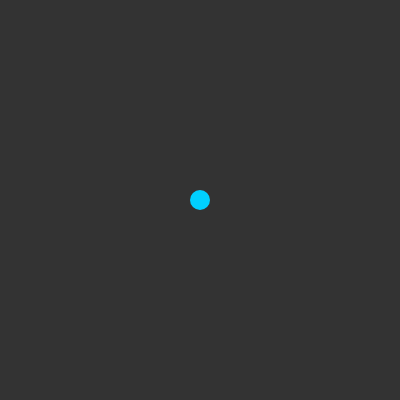
Frame 1 (no input)
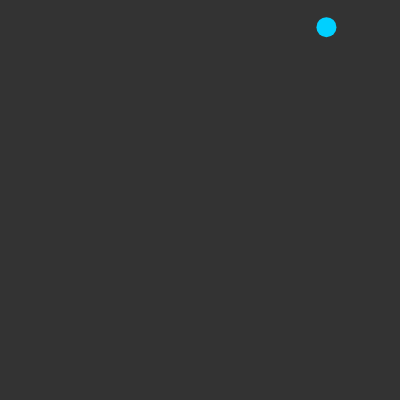
Frame 60 (no input)
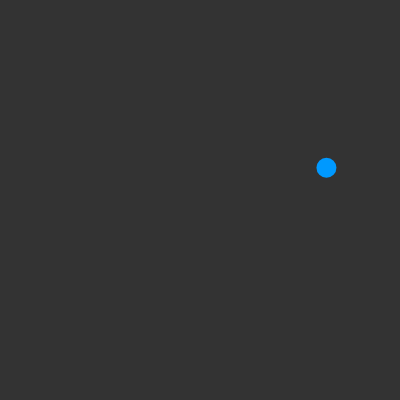
Frame 120 (the mouse pressed at the canvas centre since frame 60)

The p5.js sketch that drew these frames (run headless with seeded random() and noise() and a simulated clock; from frame 60 on, the mouse is pressed at the canvas centre):

// p5.js sketch
// ── sketch.js
let velX, velY
let x, y, ancho_circulo, col
let maxVel = 5
function createColor(){
  colorMode(HSB)
  let h = int(random(255))
  let s = 200
  let b = 255
  return color(h, s, b)
}
function setup() {
  createCanvas(400, 400);
  velX = random(-maxVel, maxVel)
  velY = random(-maxVel, maxVel)
  console.log(velX, velY)
  x = width/2
  y = height/2
  ancho_circulo = 20
  noStroke()
  col = createColor()
  fill(col)
}

function draw() {
  background(20);
  ellipse(x, y, ancho_circulo)
  x += velX
  y += velY
  fill(col)
  
  if(x > width-ancho_circulo/2 || x < ancho_circulo/2){
    velX = -velX
    col = createColor()
  }
  if(y > height-ancho_circulo/2 || y < ancho_circulo/2){
    velY = -velY
    col = createColor()
  }
}
